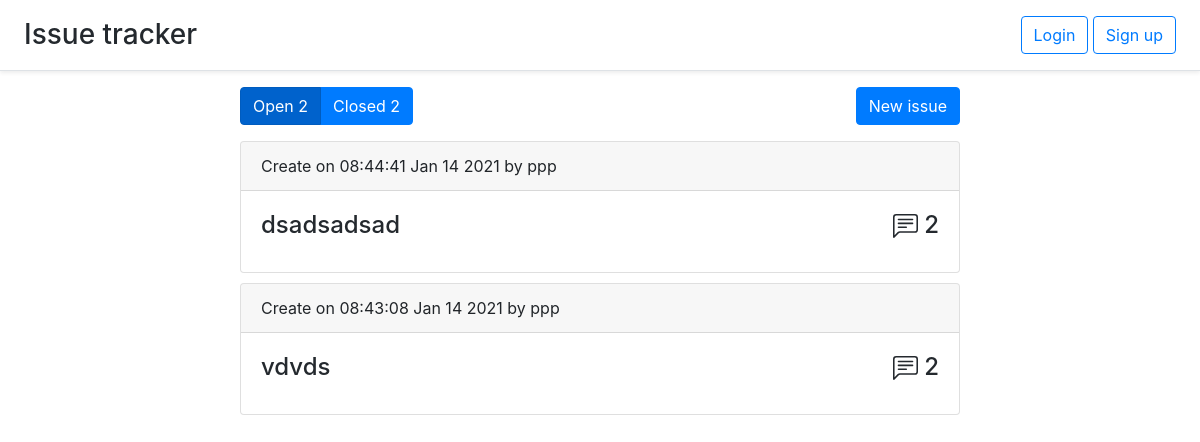
The page / on the database its author committed.
### issue.py (models this page shows, shortened)
class Issue(db.Model):
    id = db.Column(db.Integer, primary_key=True)
    title = db.Column(db.String(50), nullable=False)
    user_id = db.Column(db.Integer, db.ForeignKey('user.id'))
    comments = db.relationship('Comment', backref='issue', lazy='dynamic')
    labels = db.relationship('Label', backref='issue', lazy='dynamic')
    is_open = db.Column(db.BOOLEAN, default=True)
    timestamp = db.Column(db.DateTime, default=datetime.utcnow)

### comment.py (models this page shows)
class Comment(db.Model):
    id = db.Column(db.Integer, primary_key=True)
    text = db.Column(db.Text, nullable=False)
    timestamp = db.Column(db.DateTime, default=datetime.utcnow)
    user_id = db.Column(db.Integer, db.ForeignKey('user.id'))
    issue_id = db.Column(db.Integer, db.ForeignKey('issue.id'))
    def pretty_date(self):
        return self.timestamp.strftime("%H:%M:%S %b %d %Y")

### auth.py (models this page shows)
class User(UserMixin, db.Model):
    id = db.Column(db.Integer, primary_key=True)
    email = db.Column(db.String(100), unique=True)
    password = db.Column(db.String(100))
    name = db.Column(db.String(100))
    issues = db.relationship('Issue', backref='user', lazy='dynamic')
    comments = db.relationship('Comment', backref='user', lazy='dynamic')

### issue.py (the view)
@issues.route('/')
def open_issues():
    return create_index(Issue.query.filter_by(is_open=True), True)

### issue.py (called while the page is built)
def create_index(query, show_open):
    query = query.order_by(Issue.timestamp.desc())
    open_issues = Issue.query.filter_by(is_open=True).count()
    closed_issues = Issue.query.filter_by(is_open=False).count()
    return render_template('index.html', issues=query.all(), open_issues=open_issues, closed_issues=closed_issues,
                           show_open=show_open)

### templates/index.html (shortened to what this page needs)
{% extends 'base.html' %}
{% block content %}
    <div class="issues-upper-panel">
        <div class="btn-group btn-group-toggle" data-toggle="buttons">
            <a class="btn btn-primary {% if show_open %} active {% endif %}" href="/">Open {{ open_issues }}</a>
            <a class="btn btn-primary {% if not show_open %} active {% endif %}" href="/closed">Closed {{ closed_issues }}</a>
        </div>
        <button type="button" id="new-issue" class="btn btn-primary" data-toggle="modal" data-target="#myModal">
          New issue
        </button>
    </div>
    {% for issue in issues %}
        <div class="card">
          <div class="card-header">
            Create on {{ issue.comments.first().pretty_date() }} by {{ issue.user.name }}
          </div>
          <div class="card-body">
            <h4>
            <a class="link-gray-dark" href="issue/{{ issue.id }}">
              <div class="card-title">{{ issue.title }}
                  <div class="comments-cnt">
                      {{ issue.comments.count() }}
                  </div>
              </div>
            </a>
            </h4>
          </div>
        </div>
    {% endfor %}
{% endblock %}

### static/base.css (style rules this page uses)
html, body { height: 100%; }
.link-gray-dark { color: #24292e; text-decoration: none!important; }
#new-issue { float: right!important; }
.issues-upper-panel { margin-top: 1em; margin-bottom: 1em; }
.card { margin-top: 10px; }
.comments-cnt { float: right; }

### rows shown on the page
Issue: comments.first "08:44:41 Jan 14 2021", user.name "ppp", title "dsadsadsad", comments.count "2"
Issue: comments.first "08:43:08 Jan 14 2021", user.name "ppp", title "vdvds", comments.count "2"

### other values the page prints
{{ open_issues }} "2"
{{ closed_issues }} "2"
